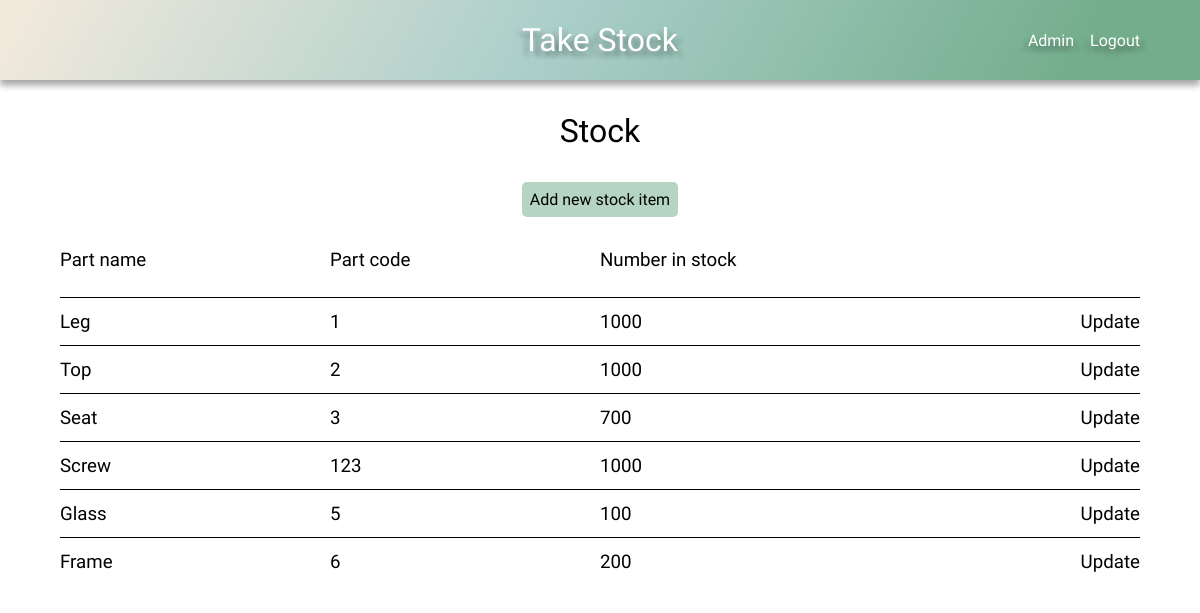
The page /stock/ (signed in) on the database its author committed.
### stock/models.py (models this page shows, shortened)
class Stock(models.Model):
    name = models.CharField(max_length=100)
    code = models.CharField(max_length=100)
    number_in_stock = models.IntegerField()
    company = models.ForeignKey(User, on_delete=models.CASCADE, default=1)

### stock/views.py (the view)
# urls.py: path('stock/', stock_page, name='stock'),
def stock_page(request):
    default_user = request.user
    stock = Stock.objects.filter(company=default_user)
    context = {
        'stock': stock,
    }
    return render(request, 'stock.html', context)

### stock/context_processors.py (called while the page is built)
def base(request):
    default_user = request.user
    return ({'default_user': default_user})

### stock/templates/stock.html
{% extends 'base.html' %}
{% load static %}
{% block head %}
    <link rel="stylesheet" href="{% static 'css/style.css' %}">
    <link rel="stylesheet" href="{% static 'css/grid.css' %}">
{% endblock %}
{% block content %}
    <h1>Stock</h1>
    <div class="add-new btn btn-submit btn-hover">
        <a href="{% url 'add_new_stock_part' %}">Add new stock item</a>
    </div>
    <div class="grid">
        <div class="grid-headings grid-4">
            <h3>Part name</h3>
            <h3>Part code</h3>
            <h3>Number in stock</h3>
        </div>
        {% for item in stock %}
        <div class="grid-row grid-4">
            <div class="item-name-content">
                <h3>{{ item.name }}</h3>
            </div>
            <div class="item-code-content">
                <h3>{{ item.code }}</h3>
            </div>
            <div class="item-number-content">
                <h3>{{ item.number_in_stock }}</h3>
            </div>
            <div class="update">
                <h3><a href="{% url 'update-stock' item.pk %}">Update</a></h3>
            </div>
        </div>
        {% endfor %}
    </div>
{% endblock %}

### stock/templates/base.html (shortened to what this page needs)
{% load static %}
<!DOCTYPE html>
<html lang="en">
<head>
    <link rel="stylesheet" href="{% static 'css/style.css' %}">
    {% block head %}
    {% endblock %}
</head>
<body>
    <header class="main-header">
        <h1><a href="{% url 'home' %}">Take Stock</a></h1>
        <div class="user-nav">
            {% if user.is_authenticated %}
                <a href="#">{{ default_user }}</a>
                <a href="{% url 'logout' %}">Logout</a>
            {% else %}
                <a href="{% url 'login' %}">Login</a>
                <a href="{% url 'register' %}">Register</a>
            {% endif %}
        </div>
    </header>
    {% block content %}
    {% endblock %}
</body>
</html>

### stock/static/css/style.css (style rules this page uses)
:root { --clr-mix-calm: 120deg, #f1e9dc 2%, #aacec9, #73ad8b 90%; --shadow-s: 0 5px 7px 0 rgba(0, 0, 0, .2), 0 5px 7px 0 rgba(0, 0, 0, .2); --shadow-tl: 5px 5px 5px rgba(0, 0, 0, .2), -5px 5px 5px rgba(0, 0, 0, .2); --header-height: 5em; --hover: .522; --btn-submit: hsla(145, 26%, 56%, var(--hover)); --btn-delete: hsla(0, 58%, 86%, var(--hover)); }
*, *::before, *::after { margin: 0; padding: 0; box-sizing: border-box; text-decoration: none; list-style-type: none; color: #000000; font-family: 'Nanum Gothic', 'Gill Sans', 'Gill Sans MT', Calibri, 'Trebuchet MS', sans-serif; font-weight: 300; }
h1, .center, .add-new { width: max-content; margin: 1em auto; }
.add-new { padding: .5em; border-radius: 5px; }
.main-header { display: flex; justify-content: center; align-items: center; height: var(--header-height); background: linear-gradient(var(--clr-mix-calm)); box-shadow: var(--shadow-s); position: relative; }
.main-header h1 a { color: #FFFFFF; text-shadow: var(--shadow-tl); }
.btn { border: none; }
.btn-submit { background-color: var(--btn-submit); }
.user-nav { max-width: 20%; display: flex; justify-content: space-between; gap: 1em; position: absolute; right: 5%; }
.user-nav a { color: #FFFFFF; text-shadow: var(--shadow-tl); }

### stock/static/css/grid.css (style rules this page uses)
.grid { display: grid; min-width: 80%; max-width: 90%; margin: 2em auto; grid-auto-flow: row; grid-column: repeat(12, 1fr); }
.grid-headings { display: grid; height: 3em; }
.grid-row { display: grid; align-items: center; grid-auto-flow: column; height: 3em; border-top: 1px solid #000000; }
.grid-4 { grid-template-columns: repeat(4, 1fr); }
.update { text-align: end; }

### rows shown on the page
Stock: name "Leg", code "1", number_in_stock "1000"
Stock: name "Top", code "2", number_in_stock "1000"
Stock: name "Seat", code "3", number_in_stock "700"
Stock: name "Screw", code "123", number_in_stock "1000"
Stock: name "Glass", code "5", number_in_stock "100"
Stock: name "Frame", code "6", number_in_stock "200"

### other values the page prints
{{ default_user }} "Admin"
